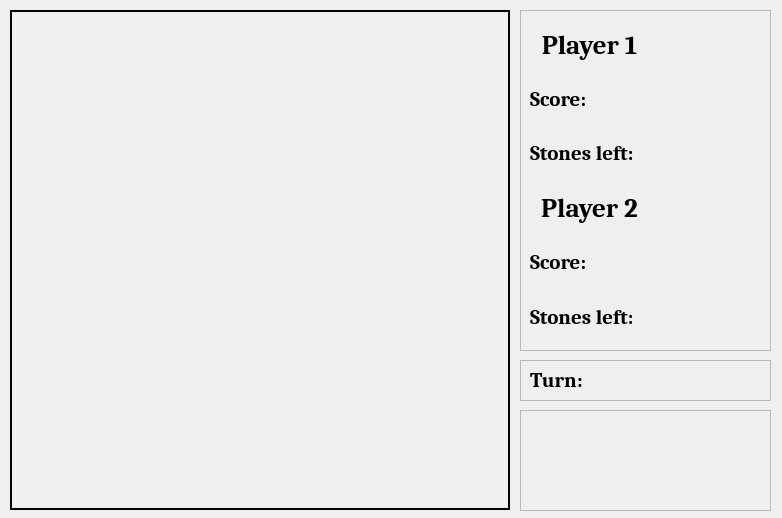
<?xml version="1.0" encoding="UTF-8"?>
<ui version="4.0">
 <class>Form</class>
 <widget class="QWidget" name="Form">
  <property name="geometry">
   <rect>
    <x>0</x>
    <y>0</y>
    <width>782</width>
    <height>518</height>
   </rect>
  </property>
  <property name="acceptDrops">
   <bool>false</bool>
  </property>
  <property name="windowTitle">
   <string>Form</string>
  </property>
  <property name="autoFillBackground">
   <bool>false</bool>
  </property>
  <widget class="QWidget" name="board" native="true">
   <property name="geometry">
    <rect>
     <x>10</x>
     <y>10</y>
     <width>500</width>
     <height>500</height>
    </rect>
   </property>
   <property name="minimumSize">
    <size>
     <width>490</width>
     <height>490</height>
    </size>
   </property>
   <property name="sizeIncrement">
    <size>
     <width>500</width>
     <height>500</height>
    </size>
   </property>
   <property name="styleSheet">
    <string notr="true">border-color: rgb(0, 0, 0);
border: 2px solid;</string>
   </property>
  </widget>
  <widget class="QFrame" name="frame">
   <property name="geometry">
    <rect>
     <x>520</x>
     <y>10</y>
     <width>251</width>
     <height>341</height>
    </rect>
   </property>
   <property name="styleSheet">
    <string notr="true"/>
   </property>
   <property name="frameShape">
    <enum>QFrame::StyledPanel</enum>
   </property>
   <property name="frameShadow">
    <enum>QFrame::Raised</enum>
   </property>
   <property name="lineWidth">
    <number>2</number>
   </property>
   <widget class="QWidget" name="layoutWidget">
    <property name="geometry">
     <rect>
      <x>10</x>
      <y>10</y>
      <width>244</width>
      <height>321</height>
     </rect>
    </property>
    <layout class="QGridLayout" name="gridLayout">
     <item row="7" column="0">
      <widget class="QLabel" name="Score2">
       <property name="font">
        <font>
         <family>Caladea</family>
         <pointsize>16</pointsize>
         <weight>75</weight>
         <bold>true</bold>
        </font>
       </property>
       <property name="text">
        <string>Score:</string>
       </property>
      </widget>
     </item>
     <item row="7" column="1">
      <widget class="QLabel" name="Score2Type">
       <property name="font">
        <font>
         <family>Caladea</family>
         <pointsize>16</pointsize>
         <weight>75</weight>
         <bold>true</bold>
        </font>
       </property>
       <property name="text">
        <string/>
       </property>
      </widget>
     </item>
     <item row="8" column="0">
      <widget class="QLabel" name="StonesLeft2">
       <property name="font">
        <font>
         <family>Caladea</family>
         <pointsize>16</pointsize>
         <weight>75</weight>
         <bold>true</bold>
        </font>
       </property>
       <property name="text">
        <string>Stones left:</string>
       </property>
      </widget>
     </item>
     <item row="8" column="1">
      <widget class="QLabel" name="StoneLeft2Type">
       <property name="font">
        <font>
         <family>Caladea</family>
         <pointsize>16</pointsize>
         <weight>75</weight>
         <bold>true</bold>
        </font>
       </property>
       <property name="text">
        <string/>
       </property>
      </widget>
     </item>
     <item row="4" column="1">
      <widget class="QLabel" name="StonesLeft1Type">
       <property name="font">
        <font>
         <family>Caladea</family>
         <pointsize>16</pointsize>
         <weight>75</weight>
         <bold>true</bold>
        </font>
       </property>
       <property name="text">
        <string/>
       </property>
      </widget>
     </item>
     <item row="0" column="0">
      <widget class="QLabel" name="Player1">
       <property name="font">
        <font>
         <family>Caladea</family>
         <pointsize>20</pointsize>
         <weight>75</weight>
         <bold>true</bold>
        </font>
       </property>
       <property name="styleSheet">
        <string notr="true"/>
       </property>
       <property name="text">
        <string>Player 1</string>
       </property>
       <property name="alignment">
        <set>Qt::AlignCenter</set>
       </property>
      </widget>
     </item>
     <item row="3" column="0">
      <widget class="QLabel" name="Score1">
       <property name="font">
        <font>
         <family>Caladea</family>
         <pointsize>16</pointsize>
         <weight>75</weight>
         <bold>true</bold>
        </font>
       </property>
       <property name="text">
        <string>Score:</string>
       </property>
      </widget>
     </item>
     <item row="4" column="0">
      <widget class="QLabel" name="StoneLeft1">
       <property name="font">
        <font>
         <family>Caladea</family>
         <pointsize>16</pointsize>
         <weight>75</weight>
         <bold>true</bold>
        </font>
       </property>
       <property name="text">
        <string>Stones left:</string>
       </property>
      </widget>
     </item>
     <item row="0" column="1">
      <widget class="QLabel" name="TurnIcon_2">
       <property name="styleSheet">
        <string notr="true">image: url(:/cerna.svg);</string>
       </property>
       <property name="text">
        <string/>
       </property>
       <property name="scaledContents">
        <bool>true</bool>
       </property>
      </widget>
     </item>
     <item row="3" column="1">
      <widget class="QLabel" name="Score1Type">
       <property name="font">
        <font>
         <family>Caladea</family>
         <pointsize>16</pointsize>
         <weight>75</weight>
         <bold>true</bold>
        </font>
       </property>
       <property name="text">
        <string/>
       </property>
      </widget>
     </item>
     <item row="5" column="1">
      <widget class="QLabel" name="TurnIcon_3">
       <property name="styleSheet">
        <string notr="true">image: url(:/bila.svg);</string>
       </property>
       <property name="text">
        <string/>
       </property>
       <property name="scaledContents">
        <bool>true</bool>
       </property>
      </widget>
     </item>
     <item row="5" column="0">
      <widget class="QLabel" name="Player2">
       <property name="font">
        <font>
         <family>Caladea</family>
         <pointsize>20</pointsize>
         <weight>75</weight>
         <bold>true</bold>
        </font>
       </property>
       <property name="text">
        <string>Player 2</string>
       </property>
       <property name="alignment">
        <set>Qt::AlignCenter</set>
       </property>
      </widget>
     </item>
    </layout>
   </widget>
  </widget>
  <widget class="QFrame" name="frame_2">
   <property name="geometry">
    <rect>
     <x>520</x>
     <y>360</y>
     <width>251</width>
     <height>41</height>
    </rect>
   </property>
   <property name="styleSheet">
    <string notr="true"/>
   </property>
   <property name="frameShape">
    <enum>QFrame::StyledPanel</enum>
   </property>
   <property name="frameShadow">
    <enum>QFrame::Raised</enum>
   </property>
   <property name="lineWidth">
    <number>2</number>
   </property>
   <widget class="QLabel" name="label">
    <property name="geometry">
     <rect>
      <x>10</x>
      <y>0</y>
      <width>81</width>
      <height>41</height>
     </rect>
    </property>
    <property name="font">
     <font>
      <family>Caladea</family>
      <pointsize>16</pointsize>
      <weight>75</weight>
      <bold>true</bold>
     </font>
    </property>
    <property name="text">
     <string>Turn:</string>
    </property>
    <property name="textFormat">
     <enum>Qt::RichText</enum>
    </property>
   </widget>
   <widget class="QLabel" name="TurnIcon">
    <property name="geometry">
     <rect>
      <x>150</x>
      <y>0</y>
      <width>41</width>
      <height>41</height>
     </rect>
    </property>
    <property name="text">
     <string/>
    </property>
    <property name="scaledContents">
     <bool>true</bool>
    </property>
   </widget>
  </widget>
  <widget class="QFrame" name="frame_3">
   <property name="geometry">
    <rect>
     <x>520</x>
     <y>410</y>
     <width>251</width>
     <height>101</height>
    </rect>
   </property>
   <property name="styleSheet">
    <string notr="true"/>
   </property>
   <property name="frameShape">
    <enum>QFrame::StyledPanel</enum>
   </property>
   <property name="frameShadow">
    <enum>QFrame::Raised</enum>
   </property>
   <widget class="QLabel" name="Msg">
    <property name="geometry">
     <rect>
      <x>16</x>
      <y>9</y>
      <width>221</width>
      <height>81</height>
     </rect>
    </property>
    <property name="font">
     <font>
      <family>Lohit Gurmukhi</family>
      <pointsize>12</pointsize>
      <weight>75</weight>
      <italic>true</italic>
      <bold>true</bold>
     </font>
    </property>
    <property name="lineWidth">
     <number>2</number>
    </property>
    <property name="text">
     <string/>
    </property>
    <property name="alignment">
     <set>Qt::AlignCenter</set>
    </property>
    <property name="wordWrap">
     <bool>true</bool>
    </property>
   </widget>
  </widget>
 </widget>
 <resources/>
 <connections/>
</ui>
